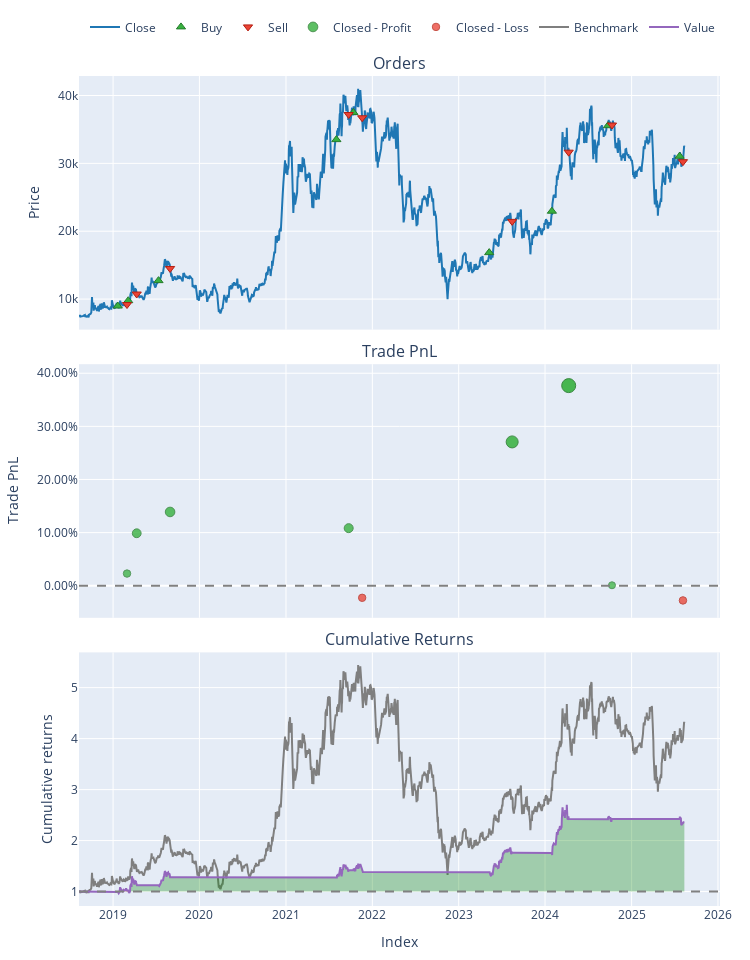

Write notebook code for a chart like this one.
### Markdown cell above
### KẾT QUẢ PHÂN TÍCH 
***Nhờ chatGPT đọc kết quả backtesting :)))***

***1. Hiệu suất tổng thể***
- GIL: Lãi 59.26%, nhưng Max Drawdown khá cao (43%), Sharpe Ratio 0.48 → lợi nhuận có nhưng biến động mạnh, rủi ro cao.
- GVR: Lãi 135.78%, Win Rate 77.77%, Sharpe Ratio 0.96 → tương đối tốt, rủi ro thấp (DD ~15%).
- HPX: Lỗ -4.71%, Win Rate chỉ 16.67%, Sharpe Ratio âm → gần như chiến lược không phù hợp.
- MSN: Lỗ -5.27%, Sharpe Ratio âm, Drawdown 44% → rủi ro rất cao, hiệu suất kém.
- VCS: Lãi nhẹ 3.02%, Sharpe Ratio dương nhưng thấp → lợi nhuận không đáng kể.
- VOS: Lỗ -9.18%, Drawdown 39%, Sharpe Ratio âm → kém hiệu quả.

***2. Rủi ro và ổn định***
- Max Drawdown (mức sụt giảm vốn lớn nhất): HPX (24%), MSN (44%), GIL (43%), VOS (39%) → các mã này có rủi ro drawdown lớn.
- Calmar Ratio (lợi nhuận năm hóa / max drawdown): GVR nổi bật (0.91) → lợi nhuận tốt so với rủi ro.

***3. Khả năng thắng***
- Win Rate: GVR (77.77%), GIL (57%), MSN (50%) → cao hơn 50% là tốt, nhưng cần kết hợp với Profit Factor để chắc hơn.
- Profit Factor: GVR (14.46), GIL (1.52) → trên 1 là chiến lược có lợi thế, càng cao càng tốt.

**Kết luận nhanh**
- GVR là mã duy nhất trong nhóm vừa có lợi nhuận cao, vừa rủi ro thấp, vừa chỉ số Sharpe & Calmar khá tốt → ứng viên đáng theo dõi.
- GIL có lợi nhuận ổn nhưng rủi ro khá cao, cần quản lý vốn tốt.
- HPX, MSN, VOS cho thấy chiến lược không phù hợp trong giai đoạn backtest.
- VCS gần hòa vốn, không đủ hấp dẫn.

### Code cell
# biểu diễn biểu đồ vốn của GVR (mã đáng theo dõi nhất)
pf = backtesting_results["GVR"]
pf.plot().show()

### Figure 1 — Plotly figure (JSON) as saved in the notebook; plotly's stock layout.template omitted (floating-point values rounded to 4 significant figures; data arrays with more than 128 entries replaced by an {"elided": "..."} marker saying what was removed)
{"data": [{"legendgroup": "0", "line": {"color": "#1f77b4"}, "name": "Close", "showlegend": true, "type": "scatter", "uid": "d6c181bc-490e-4726-8be0-522d97dbf482", "x": {"elided": "1743 str values"}, "xaxis": "x", "y": {"elided": "1743 float values"}, "yaxis": "y"}, {"customdata": [[0, 0.01113, 0.0999], [2, 0.01047, 0.1022], [4, 0.008826, 0.1123], [6, 0.003816, 0.1278], [8, 0.003778, 0.1417], [10, 0.008216, 0.1384], [12, 0.007664, 0.1759], [14, 0.006809, 0.2421], [16, 0.007802, 0.2423]], "hovertemplate": "Order Id: %{customdata[0]}<br>Timestamp: %{x}<br>Price: %{y}<br>Size: %{customdata[1]:.6f}<br>Fees: %{customdata[2]:.6f}", "legendgroup": "1", "marker": {"color": "#37B13F", "line": {"color": "rgb(38,123,44)", "width": 1}, "size": 8, "symbol": "triangle-up"}, "mode": "markers", "name": "Buy", "type": "scatter", "uid": "c50ae822-d2fa-4adb-9fe1-ab40aca063c6", "x": ["2019-01-21T00:00:00", "2019-03-06T00:00:00", "2019-07-12T00:00:00", "2021-08-02T00:00:00", "2021-10-13T00:00:00", "2023-05-10T00:00:00", "2024-01-30T00:00:00", "2024-09-23T00:00:00", "2025-07-23T00:00:00"], "xaxis": "x", "y": [8979.0, 9762.0, 12720.0, 33500, 37500, 16850, 22950, 35550, 31050], "yaxis": "y"}, {"customdata": [[1, 0.01113, 0.1024], [3, 0.01047, 0.1125], [5, 0.008826, 0.1281], [7, 0.003816, 0.1419], [9, 0.003778, 0.1387], [11, 0.008216, 0.1762], [13, 0.007664, 0.2426], [15, 0.006809, 0.2428], [17, 0.007802, 0.236]], "hovertemplate": "Order Id: %{customdata[0]}<br>Timestamp: %{x}<br>Price: %{y}<br>Size: %{customdata[1]:.6f}<br>Fees: %{customdata[2]:.6f}", "legendgroup": "2", "marker": {"color": "#EA4335", "line": {"color": "rgb(181,31,18)", "width": 1}, "size": 8, "symbol": "triangle-down"}, "mode": "markers", "name": "Sell", "type": "scatter", "uid": "93029140-7896-45a1-92f2-a25db92d2ee9", "x": ["2019-03-01T00:00:00", "2019-04-11T00:00:00", "2019-08-30T00:00:00", "2021-09-23T00:00:00", "2021-11-19T00:00:00", "2023-08-15T00:00:00", "2024-04-10T00:00:00", "2024-10-10T00:00:00", "2025-08-06T00:00:00"], "xaxis": "x", "y": [9202.0, 10750.0, 14510.0, 37200, 36720.0, 21450, 31650, 35650, 30250], "yaxis": "y"}, {"customdata": [[0, 0, 2.284, 0.02287], [1, 1, 10.09, 0.09871], [2, 2, 15.59, 0.1388], [3, 3, 13.85, 0.1083], [5, 5, 37.48, 0.2707], [6, 6, 66.26, 0.3767], [7, 7, 0.1961, 0.0008101]], "hovertemplate": "Exit Trade Id: %{customdata[0]}<br>Position Id: %{customdata[1]}<br>Exit Timestamp: %{x}<br>PnL: %{customdata[2]:.6f}<br>Return: %{customdata[3]:.2%}", "legendgroup": "3", "marker": {"color": "#37B13F", "line": {"color": "rgb(38,123,44)", "width": 1}, "opacity": [0.7588, 0.7891, 0.8051, 0.7929, 0.8577, 0.9, 0.75], "size": [7.411, 8.823, 9.571, 9.002, 12.03, 14, 7], "symbol": "circle"}, "mode": "markers", "name": "Closed - Profit", "type": "scatter", "uid": "0f8fe015-9892-49af-8a26-be7f672ad4b0", "x": ["2019-03-01T00:00:00", "2019-04-11T00:00:00", "2019-08-30T00:00:00", "2021-09-23T00:00:00", "2023-08-15T00:00:00", "2024-04-10T00:00:00", "2024-10-10T00:00:00"], "xaxis": "x2", "y": [0.02287, 0.09871, 0.1388, 0.1083, 0.2707, 0.3767, 0.0008101], "yaxis": "y2"}, {"customdata": [[4, 4, -3.228, -0.02278], [8, 8, -6.72, -0.02774]], "hovertemplate": "Exit Trade Id: %{customdata[0]}<br>Position Id: %{customdata[1]}<br>Exit Timestamp: %{x}<br>PnL: %{customdata[2]:.6f}<br>Return: %{customdata[3]:.2%}", "legendgroup": "4", "marker": {"color": "#EA4335", "line": {"color": "rgb(181,31,18)", "width": 1}, "opacity": [0.7588, 0.7607], "size": [7.409, 7.501], "symbol": "circle"}, "mode": "markers", "name": "Closed - Loss", "type": "scatter", "uid": "361d6464-9223-4507-8120-a3282aa27b57", "x": ["2021-11-19T00:00:00", "2025-08-06T00:00:00"], "xaxis": "x2", "y": [-0.02278, -0.02774], "yaxis": "y2"}, {"legendgroup": "5", "line": {"color": "#7f7f7f"}, "name": "Benchmark", "showlegend": true, "type": "scatter", "uid": "56f62ece-3694-4676-bfb3-350ae5a2d77d", "x": {"elided": "1743 str values"}, "xaxis": "x3", "y": {"elided": "1743 float values"}, "yaxis": "y3"}, {"hoverinfo": "skip", "legendgroup": "6", "line": {"color": "rgba(0, 0, 0, 0)", "width": 0}, "opacity": 0, "showlegend": false, "type": "scatter", "uid": "747bad91-4521-4397-afe3-0e7f221f2be8", "x": {"elided": "1743 str values"}, "xaxis": "x3", "y": {"elided": "1743 int values"}, "yaxis": "y3"}, {"connectgaps": false, "fill": "tonexty", "fillcolor": "rgba(0, 128, 0, 0.3)", "hoverinfo": "skip", "legendgroup": "6", "line": {"color": "rgba(0, 0, 0, 0)", "width": 0}, "opacity": 0, "showlegend": false, "type": "scatter", "uid": "41ed34a6-6fde-46eb-866b-24537b2988d0", "x": {"elided": "1743 str values"}, "xaxis": "x3", "y": {"elided": "1743 float values"}, "yaxis": "y3"}, {"hoverinfo": "skip", "legendgroup": "6", "line": {"color": "rgba(0, 0, 0, 0)", "width": 0}, "opacity": 0, "showlegend": false, "type": "scatter", "uid": "f2172c7c-efbd-4390-b14a-c2805628b934", "x": {"elided": "1743 str values"}, "xaxis": "x3", "y": {"elided": "1743 int values"}, "yaxis": "y3"}, {"connectgaps": false, "fill": "tonexty", "fillcolor": "rgba(255, 0, 0, 0.3)", "hoverinfo": "skip", "legendgroup": "6", "line": {"color": "rgba(0, 0, 0, 0)", "width": 0}, "opacity": 0, "showlegend": false, "type": "scatter", "uid": "41d0de9a-2f39-4af7-9d88-0ad874ad0923", "x": {"elided": "1743 str values"}, "xaxis": "x3", "y": {"elided": "1743 float values"}, "yaxis": "y3"}, {"legendgroup": "7", "line": {"color": "#9467bd"}, "name": "Value", "showlegend": true, "type": "scatter", "uid": "2f84c903-02ef-413b-ab45-b2ff59a81749", "x": {"elided": "1743 str values"}, "xaxis": "x3", "y": {"elided": "1743 float values"}, "yaxis": "y3"}, {"hoverinfo": "skip", "legendgroup": "6", "line": {"color": "rgba(0, 0, 0, 0)", "width": 0}, "opacity": 0, "showlegend": false, "type": "scatter", "uid": "5563fc01-378d-4587-9c23-9cebfe7abaaa", "x": {"elided": "1743 str values"}, "xaxis": "x3", "y": {"elided": "1743 int values"}, "yaxis": "y3"}], "layout": {"annotations": [{"font": {"size": 16}, "showarrow": false, "text": "Orders", "x": 0.5, "xanchor": "center", "xref": "paper", "y": 1, "yanchor": "bottom", "yref": "paper"}, {"font": {"size": 16}, "showarrow": false, "text": "Trade PnL", "x": 0.5, "xanchor": "center", "xref": "paper", "y": 0.6528, "yanchor": "bottom", "yref": "paper"}, {"font": {"size": 16}, "showarrow": false, "text": "Cumulative Returns", "x": 0.5, "xanchor": "center", "xref": "paper", "y": 0.3056, "yanchor": "bottom", "yref": "paper"}], "height": 960, "legend": {"orientation": "h", "traceorder": "normal", "x": 1, "xanchor": "right", "y": 1.042, "yanchor": "bottom"}, "margin": {"b": 30, "l": 30, "r": 30, "t": 30}, "shapes": [{"line": {"color": "gray", "dash": "dash"}, "type": "line", "x0": 0, "x1": 1, "xref": "paper", "y0": 0, "y1": 0, "yref": "y2"}, {"line": {"color": "gray", "dash": "dash"}, "type": "line", "x0": 0, "x1": 1, "xref": "paper", "y0": 1, "y1": 1, "yref": "y3"}], "showlegend": true, "width": 750, "xaxis": {"anchor": "y", "domain": [0, 1], "matches": "x3", "showticklabels": false}, "xaxis2": {"anchor": "y2", "domain": [0, 1], "matches": "x3", "showticklabels": false}, "xaxis3": {"anchor": "y3", "domain": [0, 1], "title": {"text": "Index"}}, "yaxis": {"anchor": "x", "domain": [0.6944, 1], "title": {"text": "Price"}}, "yaxis2": {"anchor": "x2", "domain": [0.3472, 0.6528], "tickformat": ".2%", "title": {"text": "Trade PnL"}}, "yaxis3": {"anchor": "x3", "domain": [0, 0.3056], "title": {"text": "Cumulative returns"}}}}
